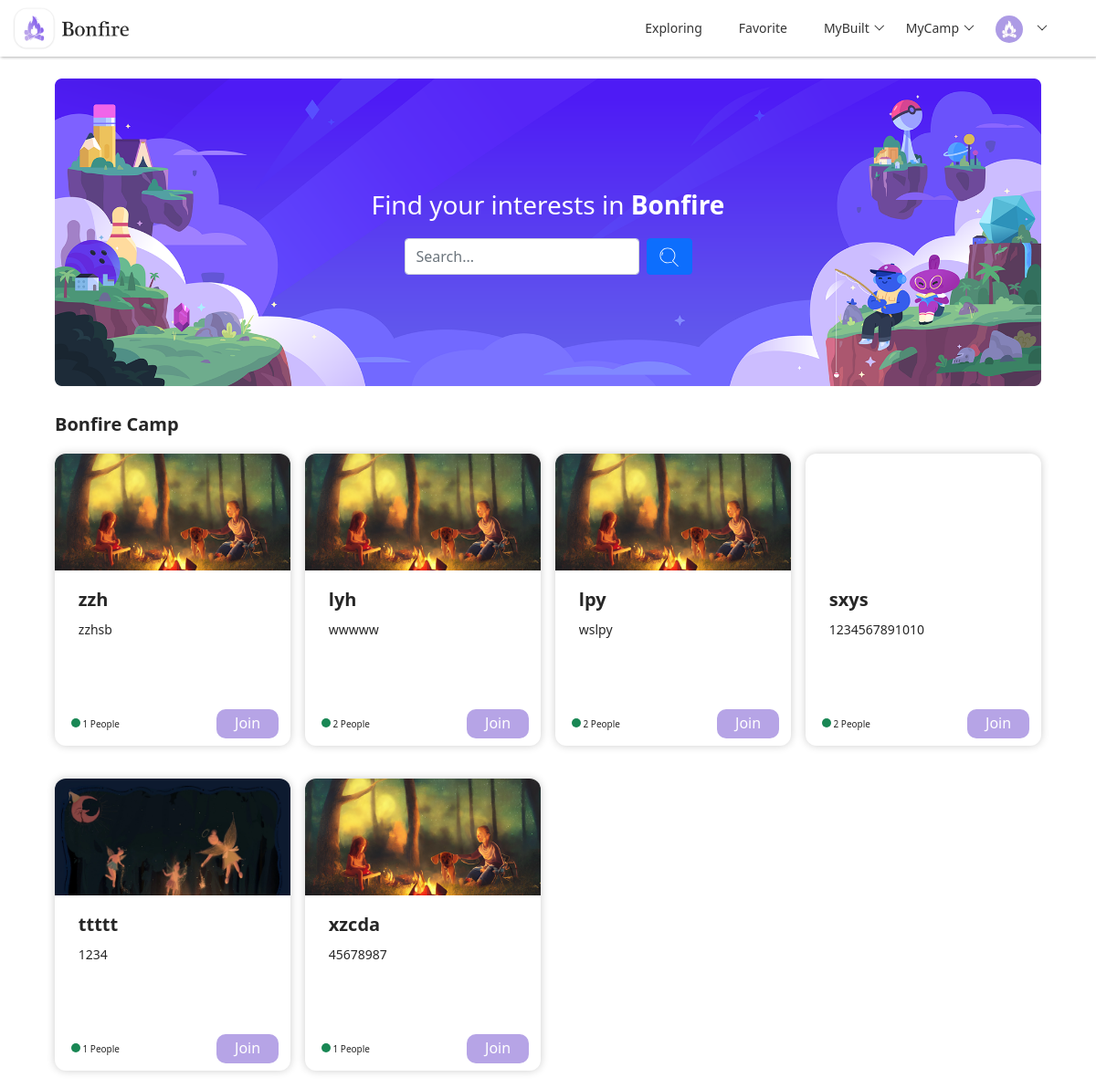
Page / (signed in) on the earlier database version.
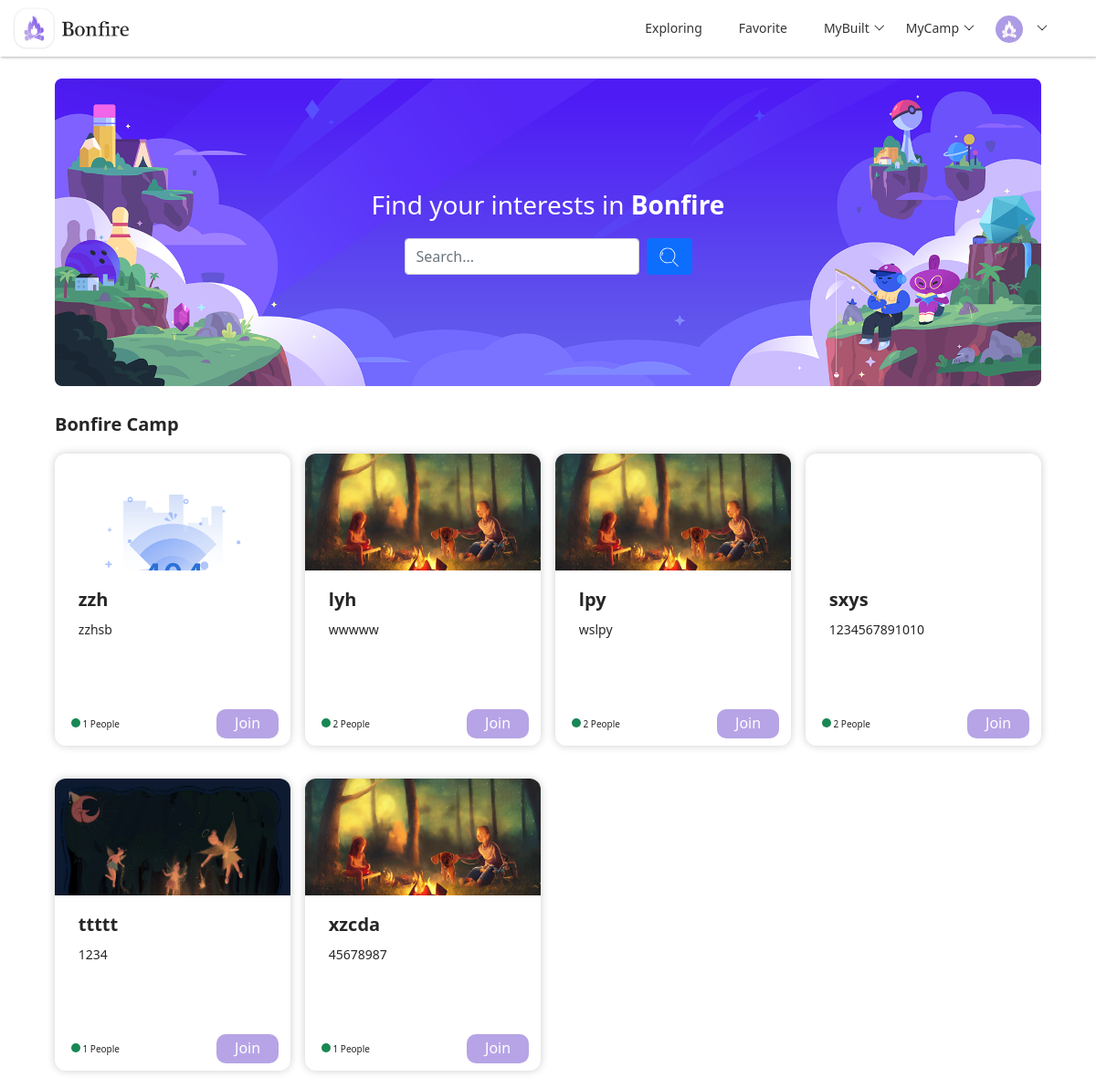
Same page on the later database version.
### models.py (models this page shows)
class CampModel(db.Model):
    __tablename__ = "camp"
    id = db.Column(db.Integer, primary_key=True, autoincrement=True)
    name = db.Column(db.String(100), nullable=False, unique=False)
    description = db.Column(db.String(200), nullable=True)
    background = db.Column(db.String(200), nullable=True, default="default_camp.png")
    create_time = db.Column(db.DateTime, default=datetime.now)

### blueprints/index.py (the view)
class Index(Resource):
    method_decorators = [login_required]
    def get(self):
        session["camp_id"] = None
        camps = CampModel.query.all()
        camp_user = CampUserModel.query.all()
        users_in_camp = {}
        for camp in camps:
            users_in_camp[camp.id] = 0
        for user in camp_user:
            users_in_camp[user.camp_id] += 1
        camps_list = []
        camps_dict = {}
        for camp in camps:
            camps_dict["camp_id"] = camp.id
            camps_dict["camp_name"] = camp.name
            camps_dict["camp_description"] = camp.description
            camps_dict["camp_background"] = camp.background
            camps_dict["users_num"] = users_in_camp[camp.id]
            camps_list.append(camps_dict)
            camps_dict = {}
        if len(camps_list) == 0:
            camps_list = None
        camp_builders = get_all_camp_builder()
        camp_joins = get_all_camp_join()
        return render_template("index.html", camps=camps_list, camp_builders=camp_builders, camp_joins=camp_joins)

### app.py (called while the page is built)
@app.before_request
def before_request():
    user_id = session.get("user_id")
    if user_id:
        try:
            user = UserModel.query.get(user_id)
            g.user = user
        except:
            g.user = None

@app.context_processor
def context_processor():
    if hasattr(g, "user"):
        return {"user": g.user}
    else:
        return {}

### blueprints/index.py (called while the page is built)
@api.representation('text/html')
def output_html(data, code, headers=None):
    if isinstance(data, str):
        resp = Response(data)
        return resp
    else:
        return Response(json.dumps(data), mimetype='application/json')

### controller.py (called while the page is built)
def get_all_camp_builder():
    user_id = session.get("user_id")
    if user_id:
        camp_user = CampUserModel.query.filter_by(user_id=user_id, identity="Builder").all()
        camps = []
        camp_dict = {}
        for camp in camp_user:
            camp_dict["camp_id"] = camp.camp_id
            camp = CampModel.query.filter_by(id=camp.camp_id).first()
            camp_dict["camp_name"] = camp.name
            camps.append(camp_dict)
            camp_dict = {}
        return camps
    else:
        return {}

def get_all_camp_join():
    user_id = session.get("user_id")
    if user_id:
        camp_user = CampUserModel.query.filter_by(user_id=user_id).filter(CampUserModel.identity.in_(["Admin", "Member"])).all()
        camps = []
        camp_dict = {}
        for camp in camp_user:
            camp_dict["camp_id"] = camp.camp_id
            camp = CampModel.query.filter_by(id=camp.camp_id).first()
            camp_dict["camp_name"] = camp.name
            camps.append(camp_dict)
            camp_dict = {}
        return camps
    else:
        return {}

### decoration.py (called while the page is built)
def login_required(func):
    @wraps(func)
    def wrapper(*args, **kwargs):
        if hasattr(g, 'user'):
            return func(*args, **kwargs)
        else:
            return redirect(url_for("user.login"))
    return wrapper

### templates/index.html (shortened to what this page needs)
{% extends "components/index_navi.html" %}
{% block head %}
    <link rel="stylesheet" href="{{ url_for('static', filename='css/index.css') }}">
{% endblock %}
{% block body %}
    <div class="box-container">
        <div class="head-container">
            <img class="head-pho" src="{{ url_for('static', filename='images/container_pho.png') }}">
            <div class="head-wrapper">
                <h3 style="margin-bottom: 20px; color: white">Find your interests in <b>Bonfire</b></h3>
                <form class="d-flex" id="index-search-bar" method="get" action="/searchcamp">
                    <input class="form-control me-2 add-input" type="search" placeholder="Search..."
                           name="index_search">
                    <button class="btn btn-primary" type="submit" id="search-btn">
                    </button>
                </form>
            </div>
        </div>
        <div class="container-content">
            <h3 class="container-content-title">
                Bonfire Camp
            </h3>
            {% if camps != None %}
                <div class="item-container">
                    {% for camp in camps %}
                        <div class="item">
                            {% if camp["camp_background"] == "default_camp.png" %}
                                <div class="item-photo"
                                     style="background-image: url('../static/images/default_camp.png');"></div>
                            {% else %}
                                <div class="item-photo"
                                     style="background-image: url('../static/upload/background/{{ camp["camp_background"] }}');"></div>
                            {% endif %}
                            <div class="item-content">
                                <h4 class="item-content-title">
                                    {{ camp["camp_name"] }}
                                </h4>
                                <p class="item-content-des">
                                    {{ camp["camp_description"] }}
                                </p>
                            </div>
                            <div class="item-info">
                                <div class="item-info-people">
                                    <div class="circle bg-success"></div>
                                    <p class="info-people"
                                       id="users_num_{{ camp["camp_id"] }}">{{ camp["users_num"] }}</p>
                                    <p class="info-people">People</p>
                                </div>
                                <button class="item-info-join" onclick="join_camp({{ camp["camp_id"] }})">
                                    Join
                                </button>
                            </div>
                        </div>
                    {% endfor %}
                </div>
            {% else %}
                <div style="text-align: center">
                    <img src="static/images/nothing.png" alt="nothing" style="width: 25%">
                </div>
            {% endif %}
        </div>
    </div>
{% endblock %}

### templates/components/index_navi.html (shortened to what this page needs)
<!DOCTYPE html>
<html lang="en">
<head>
    <link rel="stylesheet" href="{{ url_for('static', filename='bootstrap/bootstrap@5.1.1.min.css') }}">
    <link rel="stylesheet" href="{{ url_for('static', filename='css/base.css') }}">
    <link rel="stylesheet" href="{{ url_for('static', filename='layui/css/layui.css') }}">
    {% block head %}{% endblock %}
</head>
<body>
<nav class="navbar navbar-expand-md nav-bar fixed-top">
    <img class="justify-content-start navi-logo"
         src={{ url_for("static", filename="images/nav-logo.png") }}>
    <div class="collapse navbar-collapse justify-content-end nav-content" id="collapsibleNavbar">
        <ul class="navbar-nav nav-title layui-nav">
            <li class="layui-nav-item">
                <a href="{{ url_for("index.index") }}">Exploring</a>
            </li>
            <li class="layui-nav-item">
                <a href="/user/favorite">Favorite</a>
            </li>
            <li class="layui-nav-item">
                <a href="javascript:">MyBuilt</a>
            </li>
            <li class="layui-nav-item">
                <a href="javascript:">MyCamp</a>
            </li>
            <li class="layui-nav-item">
                <a href="javascript:;">
                    {% if user.avatar == "default.png" %}
                        <img src="{{ url_for('static', filename='images/default.png') }}" alt="avatar"
                             class="layui-nav-img" id="navi-logo">
                    {% else %}
                        <img class="layui-nav-img"
                             src="/static/upload/avatar/{{ user.avatar }}"
                             alt="avatar" id="navi-logo">
                    {% endif %}
                </a>
            </li>
        </ul>
    </div>
</nav>
{% block body %}{% endblock %}
</body>
</html>

### static/css/base.css (style rules this page uses)
html { scroll-behavior:smooth; }
* { margin: 0; padding: 0; box-sizing: border-box; }
li { list-style: none }
img { border: 0; vertical-align: middle }
button { cursor: pointer }
a { color: #D6D6D6; text-decoration: none !important; }
p { margin-bottom: unset !important; }
button, input { font-family: Microsoft YaHei, Heiti SC, tahoma, arial, Hiragino Sans GB, "\5B8B\4F53", sans-serif; border: 0; outline: none; }
.navi-logo { height: 46px; margin-left: 10px; }
.nav-bar { box-shadow: 1px 1px 3px rgb(0 0 0 / 30%); backdrop-filter: saturate(180%) blur(20px)!important; -webkit-backdrop-filter: saturate(180%) blur(20px)!important; z-index: 99!important; }
.nav-content { margin-right: 30px; }
.nav-title a { color: #343434 !important; transition: ease 0.3s; }

### static/css/index.css (style rules this page uses)
.box-container { display: flex; position: absolute; top:46px; width: 100vw; margin-top: 40px; flex-direction: column; align-items: center; }
.head-container { position: relative; width: 90vw; border-radius: 20px; margin-bottom: 20px; }
.head-pho { display: inherit; width: 100%; height: auto; }
.head-wrapper { position: absolute; top: 0; left: 0; bottom: 0; right: 0; display: flex; flex-direction: column; align-items: center; justify-content: center; }
.item-container { display: grid; width: 90vw; grid-gap: 16px; grid-template-columns: repeat(auto-fill, minmax(248px, 1fr)); }
.item { display: flex; position: relative; flex-direction: column; align-items: center; width: 100%; height: 320px; box-shadow: 0 0 10px rgba(0,0,0,0.2); border-radius: 12px; margin-bottom: 20px; transition: ease 0.3s; }
.item-photo { display: inherit; width: 100%; height: 40%; border-radius: 12px 12px 0 0; background-size: cover; }
.item-content { margin-top: 20px; width: 80%; height: 45%; }
.item-content-title { font-size: 20px; font-weight: bold; margin-bottom: 10px; }
.item-content-des { font-size:14px; }
.item-info { display:flex; position: absolute; bottom: 0; height: 15%; width: 90%; align-items: center; justify-content: space-between; }
.circle { display: inline-block; width: 10px; height: 10px; border-radius: 5px; }
.item-info-people { margin-left: 5px; font-size: 10px; }
.info-people { display: inline; }
.item-info-join { padding: 3px 20px; background-color: #b6a4e6; color: white; border-radius: 10px; transition: ease 0.3s; cursor: pointer; }
.container-content-title { font-size: 20px; font-weight: bold; margin-top: 10px; margin-bottom: 20px; }

Differences in the rows shown:
changed CampModel "zzh": camp_background: picture added
